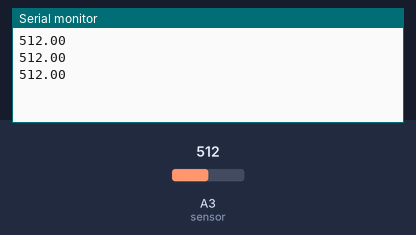
The sketch below on a simulated Arduino Uno, built with avr-gcc and run on an emulated ATmega328P. Parts: the last lines printed to the serial monitor. The test bench sets the inputs (shaded band); at power-on: A3 (sensor) = 512.

Above: at 1.3 s.
1.4 s: A3 (sensor) set to 716
At 1.9 s:
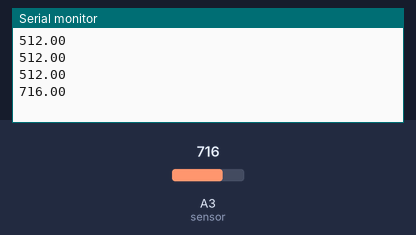
2.9 s: A3 (sensor) set to 900
At 3.4 s:
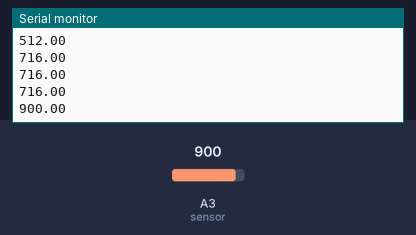
Timing chart, 0 to 5.9 s (numbered marks = the images above; inputs shaded):
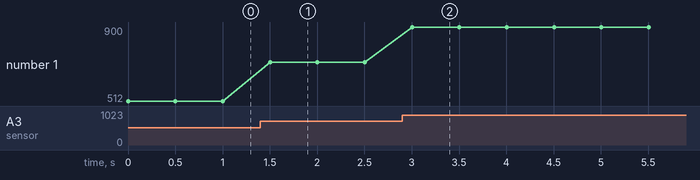

The sketch:

Analog_sensor_value_print_on_serial_monitor.ino
```cpp
int sensor =A3;
float value;

void setup(){
  Serial.begin(9600);
  pinMode(sensor,INPUT);
}
void loop(){
  value=analogRead(sensor);
  Serial.println(value);
  delay(500);
}
```

Measured:
- after the input at 1.4 s, the serial monitor: prints a new line after 0.10 s (image 1)
- after the input at 2.9 s, the serial monitor: prints a new line after 0.10 s (image 2)
- plotted number 1: 512 → 716 after the input at 1.4 s, 716 → 900 after the input at 2.9 s
